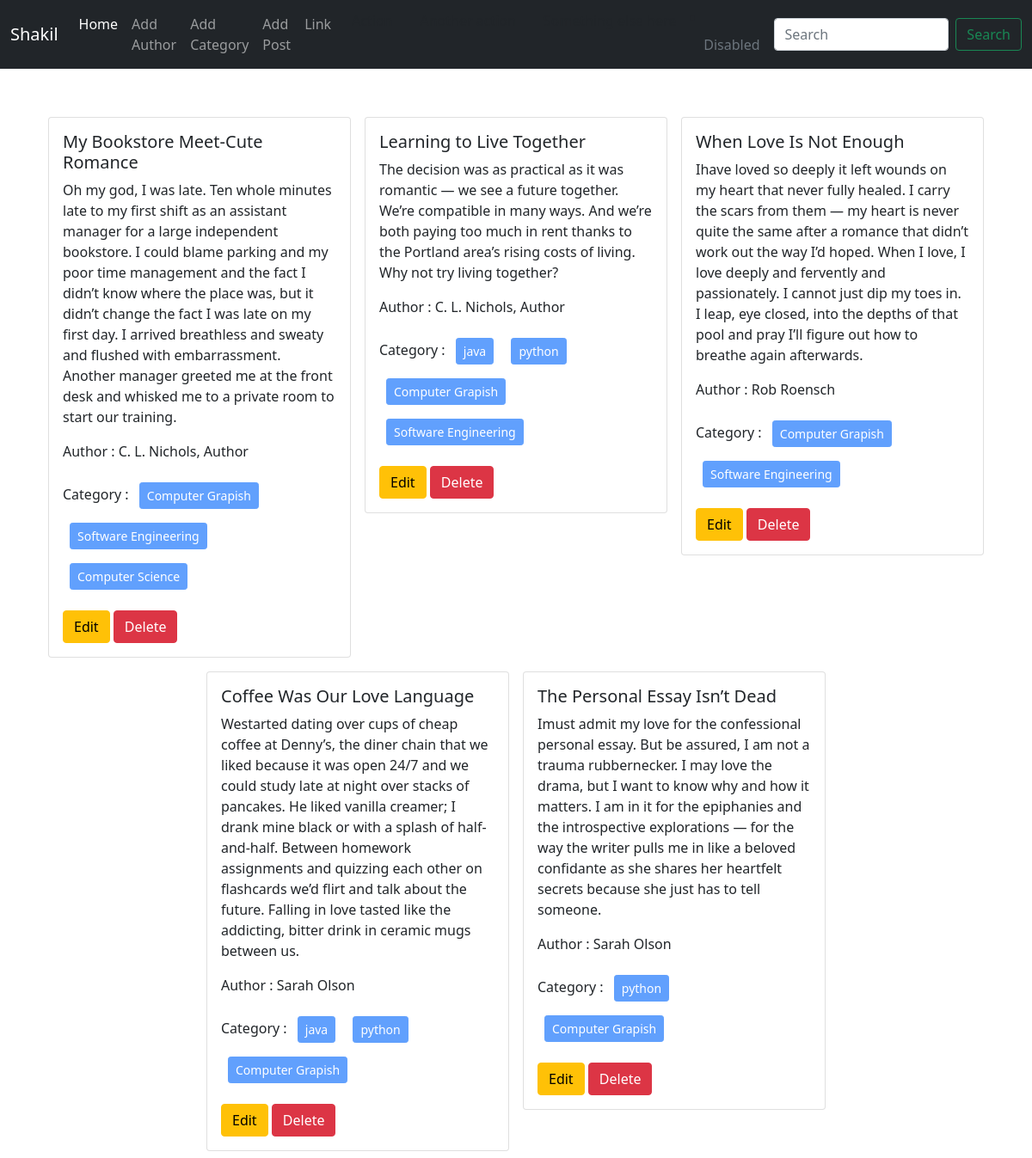
The page / on the database its author committed.
### posts/models.py (models this page shows, shortened)
class Post(models.Model):
   title = models.CharField(max_length=50)
   content = models.TextField()
   category = models.ManyToManyField(Category)  #ekta post multiple categorir moddhe thakte pare abar ekta categorir moddhe multiple post thakte pare
   author = models.ForeignKey(Author, on_delete=models.CASCADE)

### author/models.py (models this page shows, shortened)
class Author(models.Model):
  name = models.CharField(max_length=100)
  bio = models.TextField()
  phone_no = models.CharField(max_length=11)

### categories/models.py (models this page shows, shortened)
class Category(models.Model):
  name = models.CharField(max_length=100)

### blog_project/views.py (the view)
# urls.py: 2. Add a URL to urlpatterns:  path('', views.home, name='home')
def home(request):
  data = Post.objects.all()
  return render(request, 'home.html', {'data' : data})

### templates/home.html
{% extends 'base.html' %} {% block content %}
<div class="d-flex flex-wrap justify-content-center px-5 pt-5">
  {% for post in data %}
  <div class="col-sm-4">
    <div class="card m-2">
      <div class="card-body">
        <h5 class="card-title">{{post.title}}</h5>
        <p class="card-text">{{post.content}}</p>
        <p>Author : {{post.author.name}}</p>
        <p>
          Category : {% for cat in post.category.all %}
          <button class="btn btn-primary btn-sm m-2" disabled >{{cat.name}} </button>
          {% endfor %}
        </p>
        <a href="{% url 'edit_post' post.id %}" class="btn btn-warning">Edit</a>
        <a href="{% url 'delete_post' post.id %}" class="btn btn-danger">Delete</a>
      </div>
    </div>
  </div>
  {% endfor %}
</div>
{% endblock %}

### templates/base.html (shortened to what this page needs)
<!DOCTYPE html>
<html lang="en">
  <head>
    <link
      href="https://cdn.jsdelivr.net/npm/bootstrap@5.0.2/dist/css/bootstrap.min.css"
      rel="stylesheet"
    />
  </head>
  <body>
    <nav class="navbar navbar-expand-lg navbar-dark bg-dark">
      <div class="container-fluid">
        <a class="navbar-brand" href="#">Shakil</a>
        <div class="collapse navbar-collapse" id="navbarSupportedContent">
          <ul class="navbar-nav me-auto mb-2 mb-lg-0">
            <li class="nav-item">
              <a class="nav-link active" aria-current="page" href="{% url 'homepage' %}">Home</a>
            </li>
            <li class="nav-item">
              <a class="nav-link" href="{% url 'add_author' %}">Add Author</a>
            </li>
            <li class="nav-item">
              <a class="nav-link" href="{% url 'add_category' %}">Add Category</a>
            </li>
            <li class="nav-item">
              <a class="nav-link" href="{% url 'add_post' %}">Add Post</a>
            </li>
            <li class="nav-item">
              <a class="nav-link" href="#">Link</a>
            </li>
                <li><a class="dropdown-item" href="#">Action</a></li>
                <li><a class="dropdown-item" href="#">Another action</a></li>
                <li>
                  <a class="dropdown-item" href="#">Something else here</a>
                </li>
              </ul>
            <li class="nav-item">
              <a
                class="nav-link disabled"
                href="#"
                tabindex="-1"
                aria-disabled="true"
                >Disabled</a
              >
            </li>
          <form class="d-flex">
            <input
              class="form-control me-2"
              type="search"
              placeholder="Search"
              aria-label="Search"
            />
            <button class="btn btn-outline-success" type="submit">
              Search
            </button>
          </form>
        </div>
      </div>
    </nav>
    {% block content %}
    {% endblock %}
  </body>
</html>

### rows shown on the page
Post: title "My Bookstore Meet-Cute Romance", content "Oh my god, I was late. Ten whole minutes late to my first shift as an assistant manager for a large independent bookstore. I could blame parking and my poor time management and the fact I didn’t know where the place was, but it didn’t change the fact I was late on my first day. I arrived breathless and sweaty and flushed with embarrassment. Another manager greeted me at the front desk and whisked me to a private room to start our training.", author.name "C. L. Nichols, Author"
Category: name "Computer Grapish"
Category: name "Software Engineering"
Category: name "Computer Science"
Post: title "Learning to Live Together", content "The decision was as practical as it was romantic — we see a future together. We’re compatible in many ways. And we’re both paying too much in rent thanks to the Portland area’s rising costs of living. Why not try living together?", author.name "C. L. Nichols, Author"
Category: name "java"
Category: name "python"
Post: title "When Love Is Not Enough", content "Ihave loved so deeply it left wounds on my heart that never fully healed. I carry the scars from them — my heart is never quite the same after a romance that didn’t work out the way I’d hoped. When I love, I love deeply and fervently and passionately. I cannot just dip my toes in. I leap, eye closed, into the depths of that pool and pray I’ll figure out how to breathe again afterwards.", author.name "Rob Roensch"
Post: title "Coffee Was Our Love Language", content "Westarted dating over cups of cheap coffee at Denny’s, the diner chain that we liked because it was open 24/7 and we could study late at night over stacks of pancakes. He liked vanilla creamer; I drank mine black or with a splash of half-and-half. Between homework assignments and quizzing each other on flashcards we’d flirt and talk about the future. Falling in love tasted like the addicting, bitter drink in ceramic mugs between us.", author.name "Sarah Olson"
Post: title "The Personal Essay Isn’t Dead", content "Imust admit my love for the confessional personal essay. But be assured, I am not a trauma rubbernecker. I may love the drama, but I want to know why and how it matters. I am in it for the epiphanies and the introspective explorations — for the way the writer pulls me in like a beloved confidante as she shares her heartfelt secrets because she just has to tell someone.", author.name "Sarah Olson"
